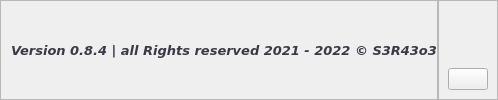
     <widget class="QFrame" name="footer_frame">
      <property name="frameShape">
       <enum>QFrame::NoFrame</enum>
      </property>
      <property name="frameShadow">
       <enum>QFrame::Raised</enum>
      </property>
      <layout class="QHBoxLayout" name="horizontalLayout_5">
       <property name="spacing">
        <number>0</number>
       </property>
       <property name="leftMargin">
        <number>0</number>
       </property>
       <property name="topMargin">
        <number>0</number>
       </property>
       <property name="rightMargin">
        <number>0</number>
       </property>
       <property name="bottomMargin">
        <number>0</number>
       </property>
       <item>
        <widget class="QFrame" name="footer_left_frame">
         <property name="frameShape">
          <enum>QFrame::StyledPanel</enum>
         </property>
         <property name="frameShadow">
          <enum>QFrame::Raised</enum>
         </property>
         <layout class="QVBoxLayout" name="verticalLayout_2">
          <property name="spacing">
           <number>10</number>
          </property>
          <property name="leftMargin">
           <number>10</number>
          </property>
          <property name="topMargin">
           <number>0</number>
          </property>
          <property name="rightMargin">
           <number>0</number>
          </property>
          <property name="bottomMargin">
           <number>0</number>
          </property>
          <item>
           <widget class="QLabel" name="footer_text">
            <property name="font">
             <font>
              <family>Bitstream Vera Sans</family>
              <pointsize>10</pointsize>
              <italic>true</italic>
              <bold>true</bold>
             </font>
            </property>
            <property name="styleSheet">
             <string notr="true">color: rgb(61, 56, 70);</string>
            </property>
            <property name="text">
             <string>Version 0.8.4 | all Rights reserved 2021 - 2022 © S3R43o3</string>
            </property>
            <property name="margin">
             <number>10</number>
            </property>
           </widget>
          </item>
         </layout>
        </widget>
       </item>
       <item alignment="Qt::AlignRight">
        <widget class="QFrame" name="footer_right_frame">
         <property name="frameShape">
          <enum>QFrame::StyledPanel</enum>
         </property>
         <property name="frameShadow">
          <enum>QFrame::Raised</enum>
         </property>
         <layout class="QHBoxLayout" name="horizontalLayout_6">
          <item alignment="Qt::AlignRight|Qt::AlignBottom">
           <widget class="QPushButton" name="footer_help_btn">
            <property name="text">
             <string/>
            </property>
            <property name="icon">
             <iconset resource="Icons.qrc">
              <normaloff>:/icons/assets/icons/out/help-circle.png</normaloff>:/icons/assets/icons/out/help-circle.png</iconset>
            </property>
            <property name="iconSize">
             <size>
              <width>28</width>
              <height>28</height>
             </size>
            </property>
           </widget>
          </item>
         </layout>
        </widget>
       </item>
       <item alignment="Qt::AlignBottom">
        <widget class="QWidget" name="size_grip" native="true">
         <property name="minimumSize">
          <size>
           <width>0</width>
           <height>10</height>
          </size>
         </property>
         <property name="maximumSize">
          <size>
           <width>10</width>
           <height>10</height>
          </size>
         </property>
        </widget>
       </item>
      </layout>
     </widget>
